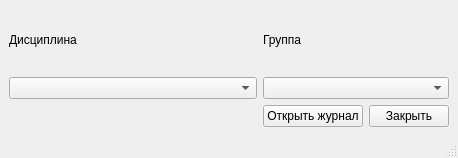
<?xml version="1.0" encoding="UTF-8"?>
<ui version="4.0">
 <class>MainWindow</class>
 <widget class="QMainWindow" name="MainWindow">
  <property name="geometry">
   <rect>
    <x>0</x>
    <y>0</y>
    <width>458</width>
    <height>158</height>
   </rect>
  </property>
  <property name="windowTitle">
   <string>MainWindow</string>
  </property>
  <widget class="QWidget" name="centralwidget">
   <layout class="QVBoxLayout" name="verticalLayout">
    <item>
     <layout class="QGridLayout" name="gridLayout">
      <item row="3" column="1">
       <widget class="QPushButton" name="pushButton">
        <property name="sizePolicy">
         <sizepolicy hsizetype="Fixed" vsizetype="Fixed">
          <horstretch>0</horstretch>
          <verstretch>0</verstretch>
         </sizepolicy>
        </property>
        <property name="text">
         <string>Открыть журнал</string>
        </property>
       </widget>
      </item>
      <item row="0" column="1" colspan="2">
       <widget class="QLabel" name="label_2">
        <property name="text">
         <string>Группа</string>
        </property>
       </widget>
      </item>
      <item row="0" column="0">
       <widget class="QLabel" name="label">
        <property name="text">
         <string>Дисциплина</string>
        </property>
       </widget>
      </item>
      <item row="2" column="0">
       <widget class="QComboBox" name="comboBox"/>
      </item>
      <item row="3" column="2">
       <widget class="QPushButton" name="pushButton_2">
        <property name="sizePolicy">
         <sizepolicy hsizetype="Fixed" vsizetype="Fixed">
          <horstretch>0</horstretch>
          <verstretch>0</verstretch>
         </sizepolicy>
        </property>
        <property name="text">
         <string>Закрыть</string>
        </property>
       </widget>
      </item>
      <item row="2" column="1" colspan="2">
       <widget class="QComboBox" name="comboBox_2"/>
      </item>
     </layout>
    </item>
   </layout>
  </widget>
  <widget class="QStatusBar" name="statusbar"/>
 </widget>
 <resources/>
 <connections/>
</ui>
